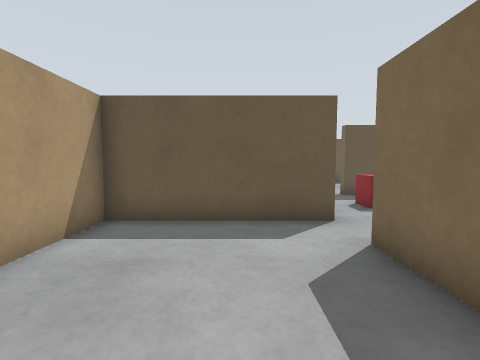
[1] (above)

16 first-person views from a walk through a world built for the Gazebo simulator. The camera is 0.72 m above the floor, tilts 4° down and sees 85° across. The floor is counted in squares, 0.5 m on a side. Each view is taken from the middle of a square. On the plan, view 1 faces up. The plan holds only what a view shows up to about 13 squares ahead; the rest is blank. The place goes on beyond the plan.

[2]
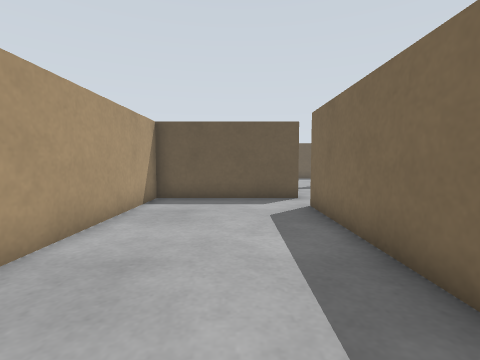

[3]
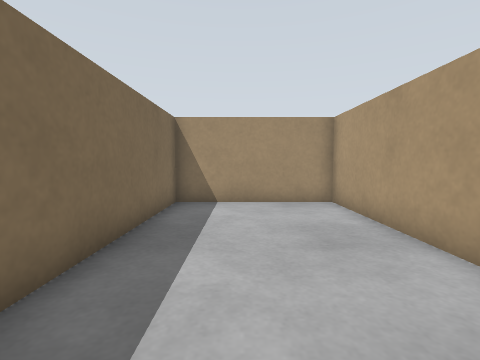

[4]
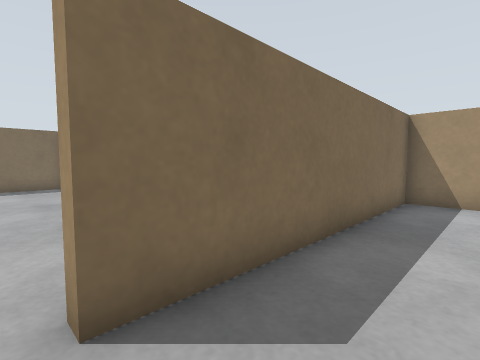

[5]
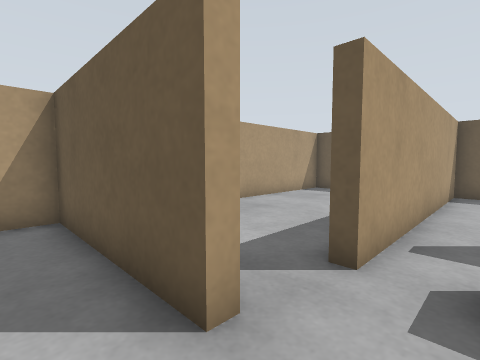

[6]
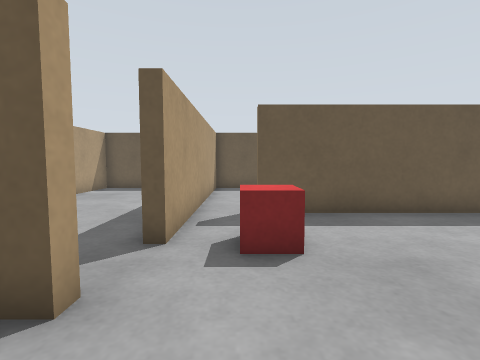

[7]
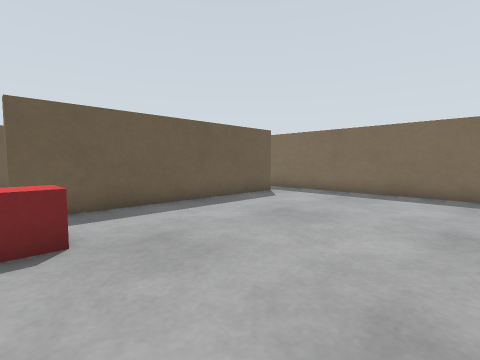

[8]
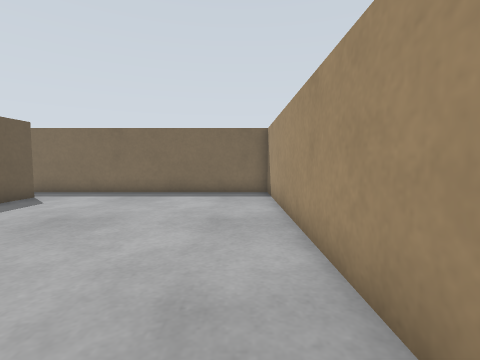

[9]
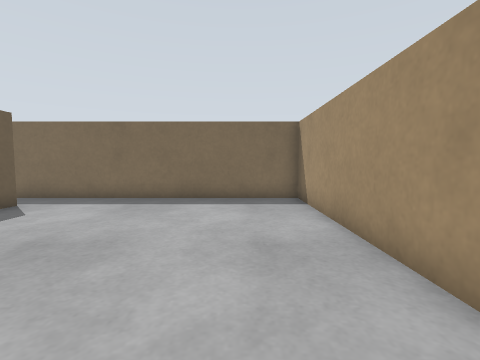

[10]
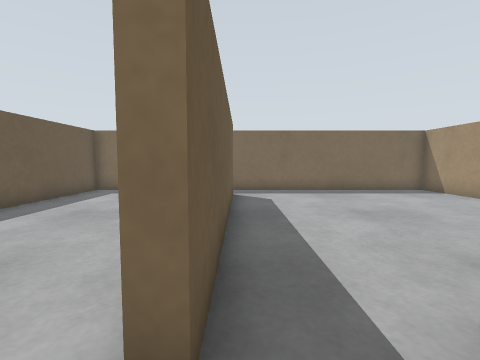

[11]
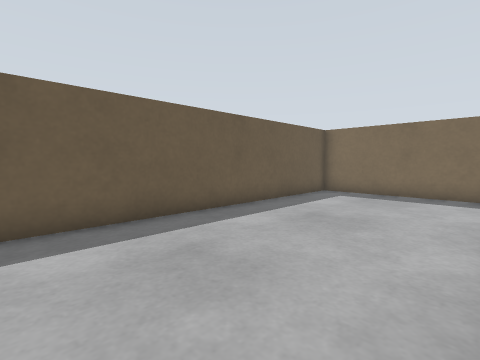

[12]
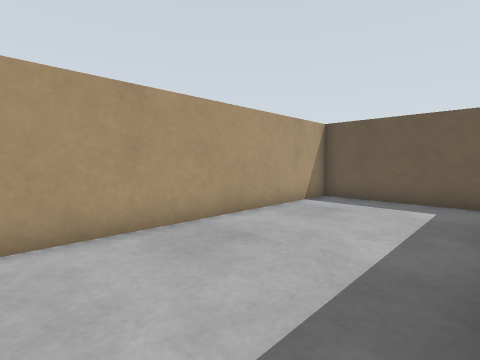

[13]
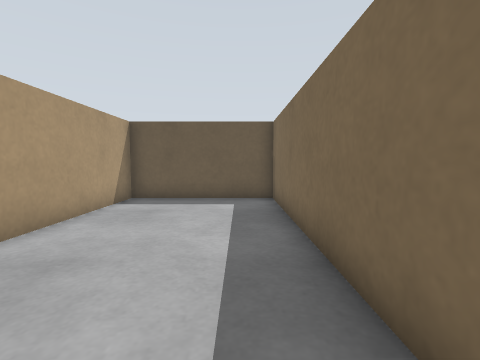

[14]
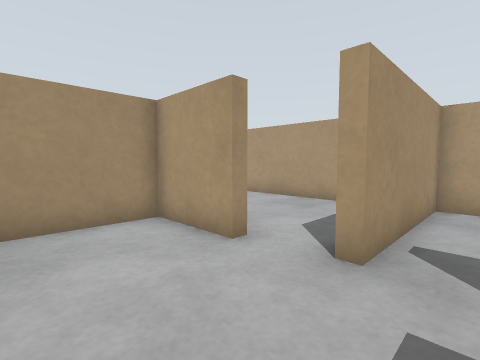

[15]
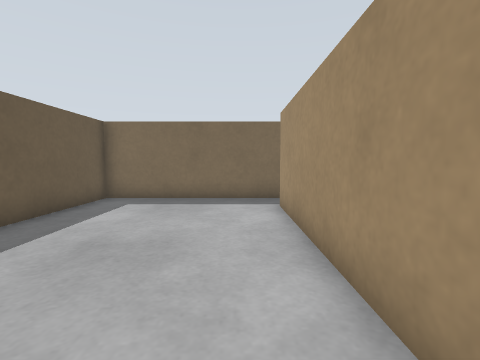

[16]
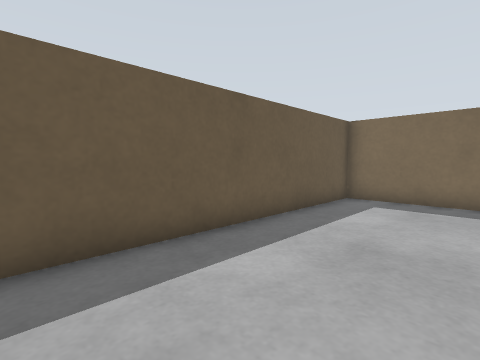

### Floor plan
Ten units are one square. View 1 is at (0, 0); x grows to the right and y downward. Boxes are objects, and circles mark ways between rooms. Rooms are numbered by the first view taken in them; rooms with no view inside come last. Other rooms are left out.
<svg viewBox="-38 -188 206 246">
<path fill="none" stroke="#000" d="M23 -63 -33 -63 -33 53 23 53 23 -45M23 -67 23 -63M23 -45 27 -45 27 -17 163 -17 163 -106M145 -113 45 -113M27 -105 27 -85M72 -117 145 -117M45 -113 45 -118M163 -106 163 -183 27 -183 27 -105M23 -92 23 -183 -33 -183 -33 -67 23 -67M27 -85 22 -85"/>
<rect x="35" y="-95" width="20" height="20" fill="#bbb"><title>red box</title></rect>
<circle cx="20" cy="-50" r="3" fill="#2a7"/>
<circle cx="155" cy="-110" r="3" fill="#2a7"/>
<circle cx="35" cy="-110" r="3" fill="#2a7"/>
<circle cx="20" cy="-75" r="3" fill="#2a7"/>
<text x="-10" y="0">1</text>
<text x="90" y="-60">2</text>
<text x="90" y="-150">3</text>
<text x="-10" y="-120">4</text>
</svg>
Room 1 opens to room 2. Room 2 opens to room 3. Room 2 opens to room 4.

Where each view was taken, in squares from view 1:
view 1: 0 up, 0 right, facing up
view 2: 4 down, 0 right, facing up
view 3: 4 up, 0 right, facing down
view 4: 5 up, 0 right, facing down-right
view 5: 5 up, 4 right, facing up-left
view 6: 4 up, 4 right, facing up
view 7: 3 up, 4 right, facing up-right
view 8: 3 up, 4 right, facing right
view 9: 4 up, 6 right, facing right
view 10: 11 up, 3 right, facing right
view 11: 12 up, 4 right, facing up-right
view 12: 8 up, 2 right, facing up-left
view 13: 8 up, 1 right, facing up
view 14: 8 up, 6 right, facing down-left
view 15: 13 up, 6 right, facing right
view 16: 14 up, 6 right, facing up-right
